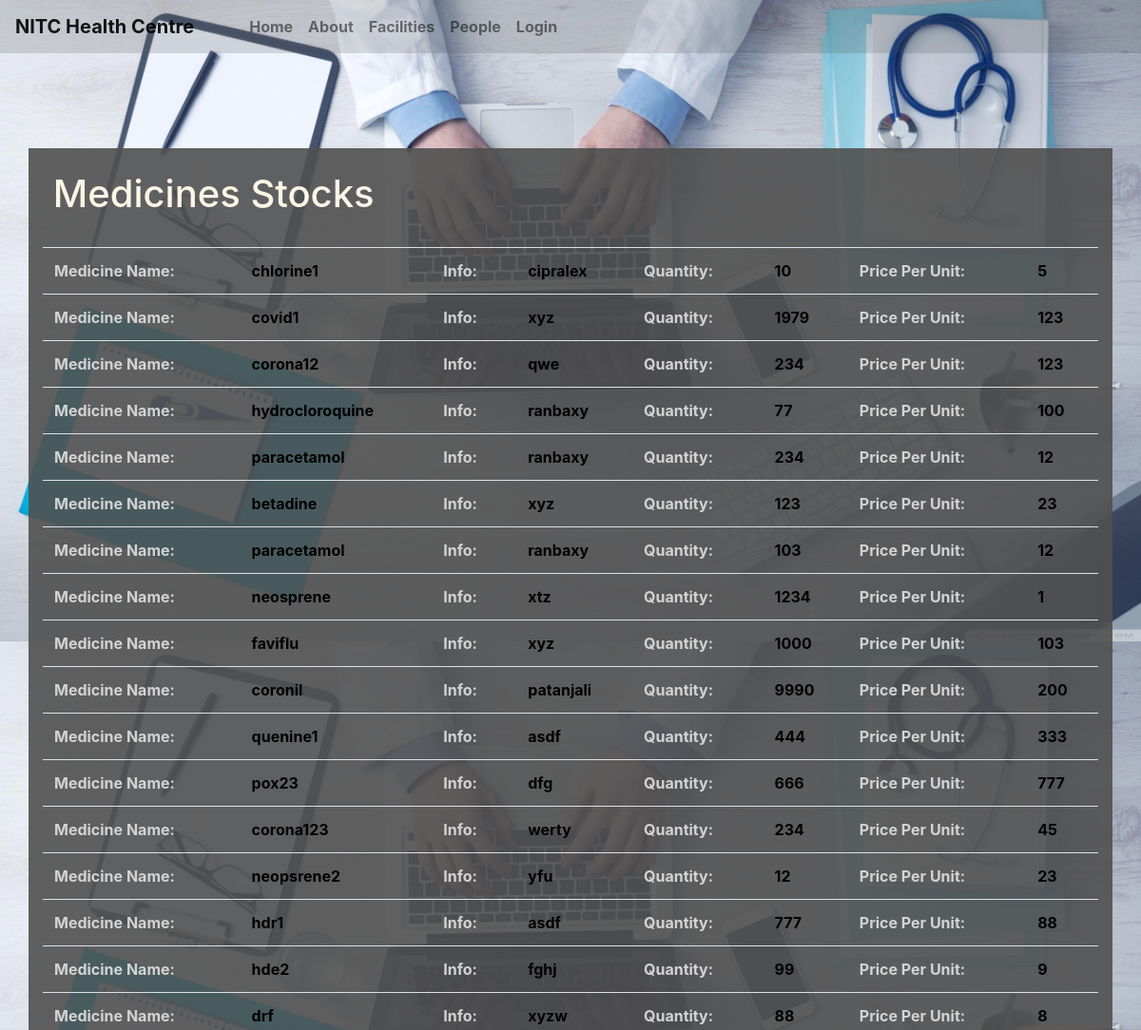
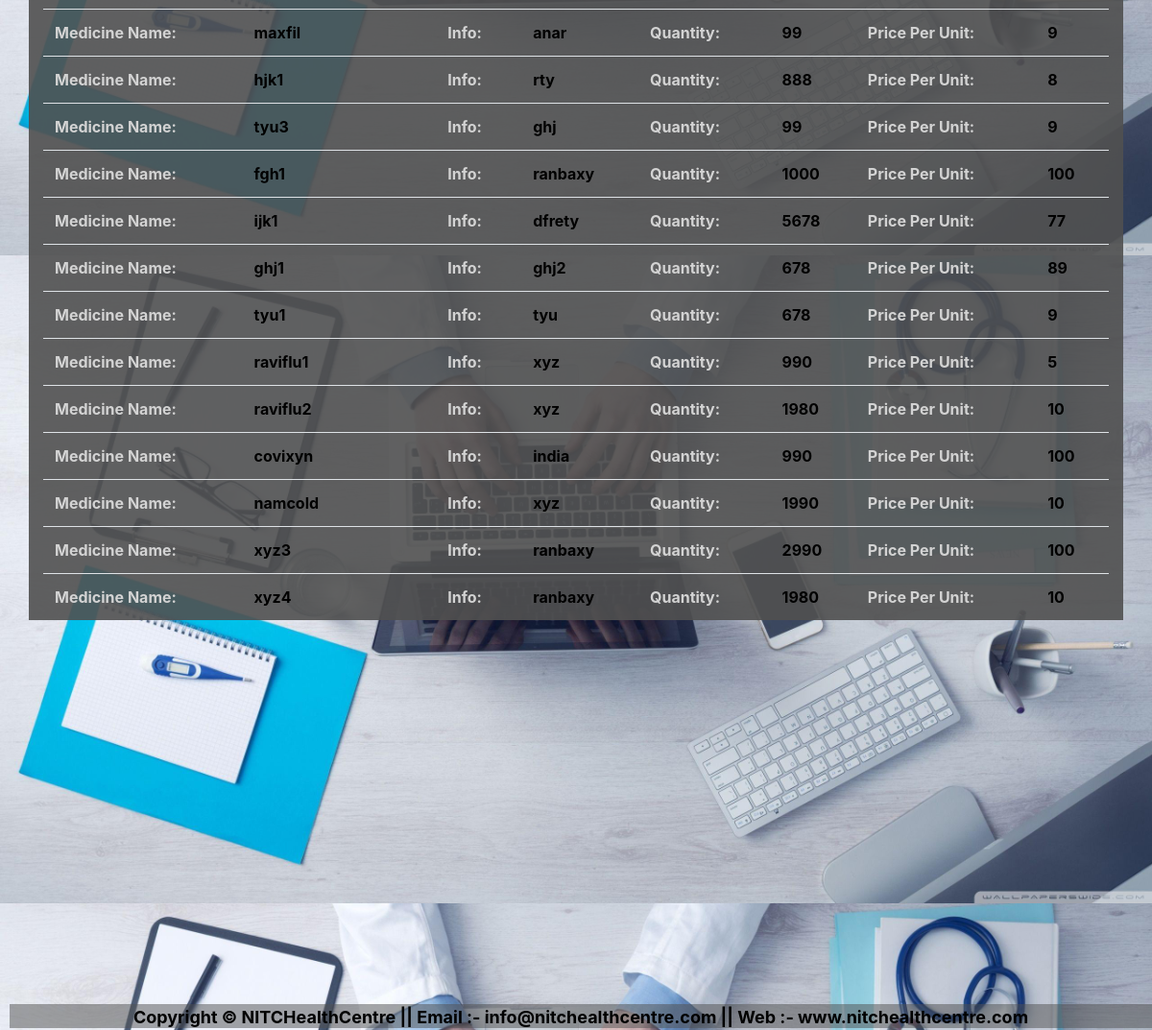
/hmsmain/viewMedicine/, run on the app's committed database (2 pictures, top to bottom).
### hmsmain/models.py (models this page shows, shortened)
class Medicine(models.Model):
    mid = models.AutoField
    mname = models.CharField(max_length=50)
    minfo = models.CharField(max_length=50, default="",null=True)
    mprice = models.IntegerField(default=0,null=True)
    mqty = models.IntegerField(default=0,null=True)

### hmsmain/views.py (the view)
# urls.py: path('viewMedicine/',views.viewMedicine,name='viewMedicine'),
def viewMedicine(request):
    mnames = Medicine.objects.all()
    return render(request, 'hmsmain/viewMedicine.html', {'mnames': mnames})

### hmsmain/templates/hmsmain/viewMedicine.html (shortened to what this page needs)
{% extends 'hmsmain/basic.html' %}
{% block body %}
<div class="container" style="background-color: #e3f2fd;
    color:black;background: transparent;opacity: 5;font-weight:bold;background: rgba(80, 80, 80, 0.9);margin: 100px 10px 10px 30px;">
<br>
    <h1 style="color: oldlace">&nbsp;Medicines Stocks</h1>
<br>
    <table class="table">
{% for m in mnames %}
<tr>
                <td style="color: lightgray;">Medicine Name:</td>
                <td style="color: black;">&nbsp;&nbsp;&nbsp;{{ m.mname }}</td>
                <td style="color: lightgray;">Info:</td>
                <td style="color: black;">&nbsp;&nbsp;&nbsp;{{ m.minfo }}</td>
                <td style="color: lightgray;">Quantity:</td>
                <td style="color: black;">&nbsp;&nbsp;&nbsp;{{ m.mqty }}</td>
                <td style="color: lightgray;">Price Per Unit:</td>
                <td style="color: black;">&nbsp;&nbsp;&nbsp;{{ m.mprice }}</td>
</tr>
            {%  endfor %}
</table>
</div>
{% endblock %}

### hmsmain/templates/hmsmain/basic.html (style rules this page uses)
body { background-image: url('/static/hmsmain/img/5.jpg'); background-image: ; background-size: cover; background-repeat: repeat; background-repeat: repeat-x; background-repeat: repeat-y; height: 300px; width: 100%; }

### data on the page
Medicine: mname "chlorine1", minfo "cipralex", mqty "10", mprice "5"
Medicine: mname "covid1", minfo "xyz", mqty "1979", mprice "123"
Medicine: mname "corona12", minfo "qwe", mqty "234", mprice "123"
Medicine: mname "hydrocloroquine", minfo "ranbaxy", mqty "77", mprice "100"
Medicine: mname "paracetamol", minfo "ranbaxy", mqty "234", mprice "12"
Medicine: mname "betadine", minfo "xyz", mqty "123", mprice "23"
Medicine: mname "paracetamol", minfo "ranbaxy", mqty "103", mprice "12"
Medicine: mname "neosprene", minfo "xtz", mqty "1234", mprice "1"
Medicine: mname "faviflu", minfo "xyz", mqty "1000", mprice "103"
Medicine: mname "coronil", minfo "patanjali", mqty "9990", mprice "200"
Medicine: mname "quenine1", minfo "asdf", mqty "444", mprice "333"
Medicine: mname "pox23", minfo "dfg", mqty "666", mprice "777"
Medicine: mname "corona123", minfo "werty", mqty "234", mprice "45"
Medicine: mname "neopsrene2", minfo "yfu", mqty "12", mprice "23"
Medicine: mname "hdr1", minfo "asdf", mqty "777", mprice "88"
Medicine: mname "hde2", minfo "fghj", mqty "99", mprice "9"
Medicine: mname "drf", minfo "xyzw", mqty "88", mprice "8"
Medicine: mname "maxfil", minfo "anar", mqty "99", mprice "9"
Medicine: mname "hjk1", minfo "rty", mqty "888", mprice "8"
Medicine: mname "tyu3", minfo "ghj", mqty "99", mprice "9"
Medicine: mname "fgh1", minfo "ranbaxy", mqty "1000", mprice "100"
Medicine: mname "ijk1", minfo "dfrety", mqty "5678", mprice "77"
Medicine: mname "ghj1", minfo "ghj2", mqty "678", mprice "89"
Medicine: mname "tyu1", minfo "tyu", mqty "678", mprice "9"
Medicine: mname "raviflu1", minfo "xyz", mqty "990", mprice "5"
Medicine: mname "raviflu2", minfo "xyz", mqty "1980", mprice "10"
Medicine: mname "covixyn", minfo "india", mqty "990", mprice "100"
Medicine: mname "namcold", minfo "xyz", mqty "1990", mprice "10"
Medicine: mname "xyz3", minfo "ranbaxy", mqty "2990", mprice "100"
Medicine: mname "xyz4", minfo "ranbaxy", mqty "1980", mprice "10"
